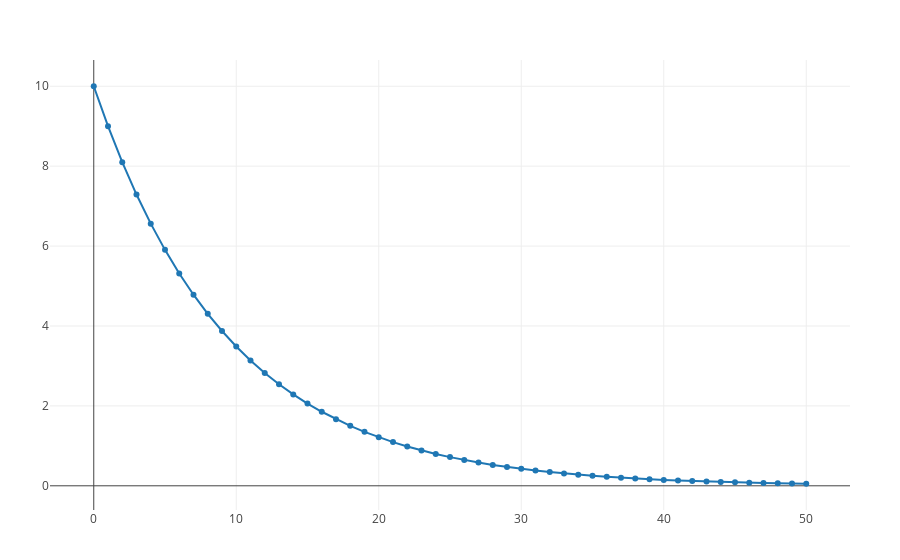

Notebook code for this chart:
### Code cell
using IJulia, PlotlyJS
P = IJulia.readprompt("P0= ")
P = parse(Float64, P)
tstop = IJulia.readprompt("Timpul final = ")
tstop = parse(Int64,tstop)
λ = IJulia.readprompt("λ = ")
λ = parse(Float64,λ)
vals=[P]
for t in 1:tstop
    P=λ*P
    append!(vals,P)
end
trace=scatter(x=collect(0:tstop),y=vals, mode="lines+markers", name="Nr. de indivizi")
plot([trace],Layout(legend_title_text="Populație"))

### Figure 1 — Plotly figure (JSON) as saved in the notebook; plotly's stock layout.template omitted (floating-point values rounded to 4 significant figures)
{"data": [{"mode": "lines+markers", "name": "Nr. de indivizi", "type": "scatter", "x": [0, 1, 2, 3, 4, 5, 6, 7, 8, 9, 10, 11, 12, 13, 14, 15, 16, 17, 18, 19, 20, 21, 22, 23, 24, 25, 26, 27, 28, 29, 30, 31, 32, 33, 34, 35, 36, 37, 38, 39, 40, 41, 42, 43, 44, 45, 46, 47, 48, 49, 50], "y": [10, 9, 8.1, 7.29, 6.561, 5.905, 5.314, 4.783, 4.305, 3.874, 3.487, 3.138, 2.824, 2.542, 2.288, 2.059, 1.853, 1.668, 1.501, 1.351, 1.216, 1.094, 0.9848, 0.8863, 0.7977, 0.7179, 0.6461, 0.5815, 0.5233, 0.471, 0.4239, 0.3815, 0.3434, 0.309, 0.2781, 0.2503, 0.2253, 0.2028, 0.1825, 0.1642, 0.1478, 0.133, 0.1197, 0.1078, 0.09698, 0.08728, 0.07855, 0.0707, 0.06363, 0.05726, 0.05154]}], "layout": {"autosize": true, "legend": {"title": {"text": "Populație"}}, "margin": {"b": 50, "l": 50, "r": 50, "t": 60}, "xaxis": {"autorange": true, "range": [-2.941, 52.94], "type": "linear"}, "yaxis": {"autorange": true, "range": [-0.6218, 10.67], "type": "linear"}}}
